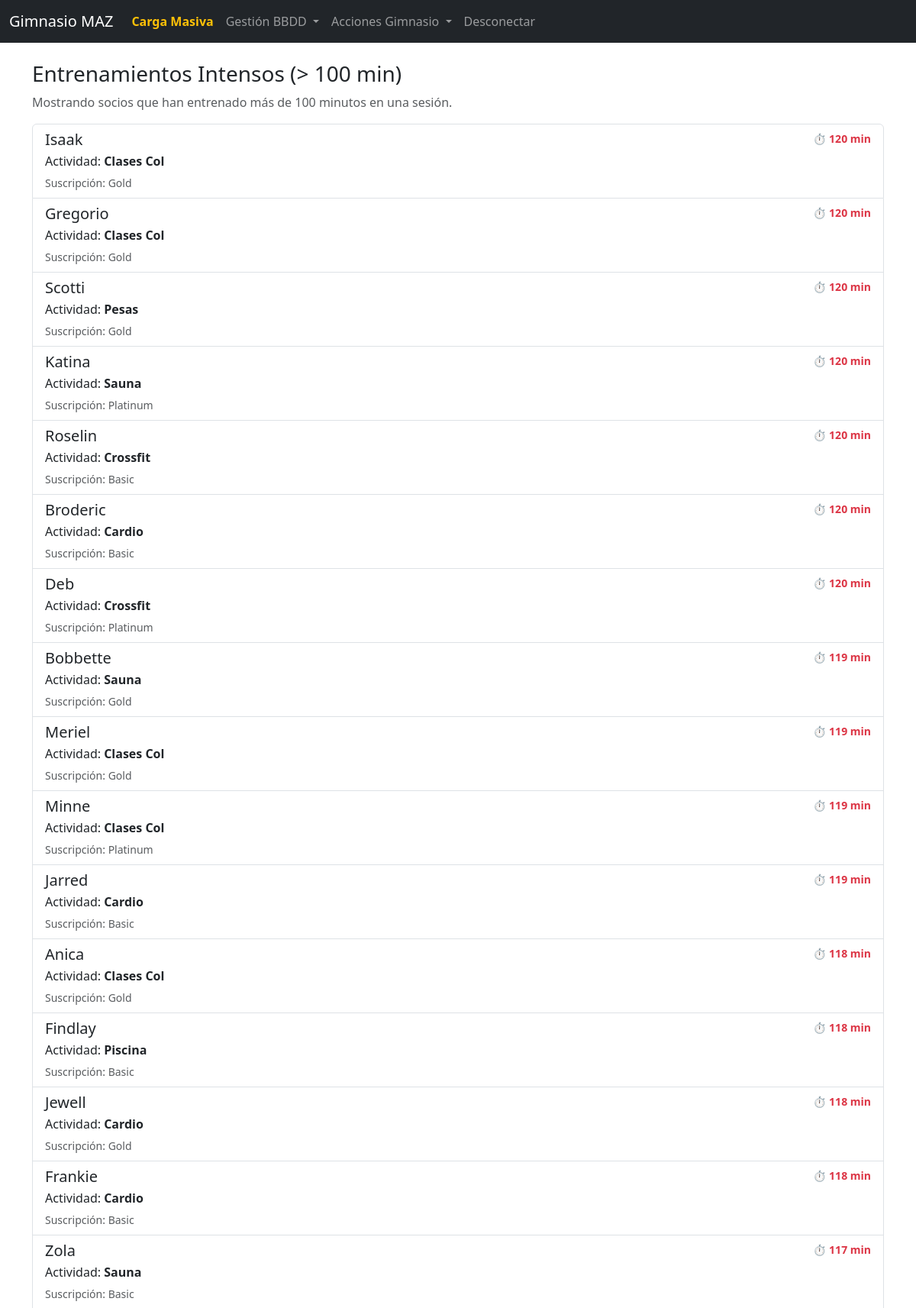
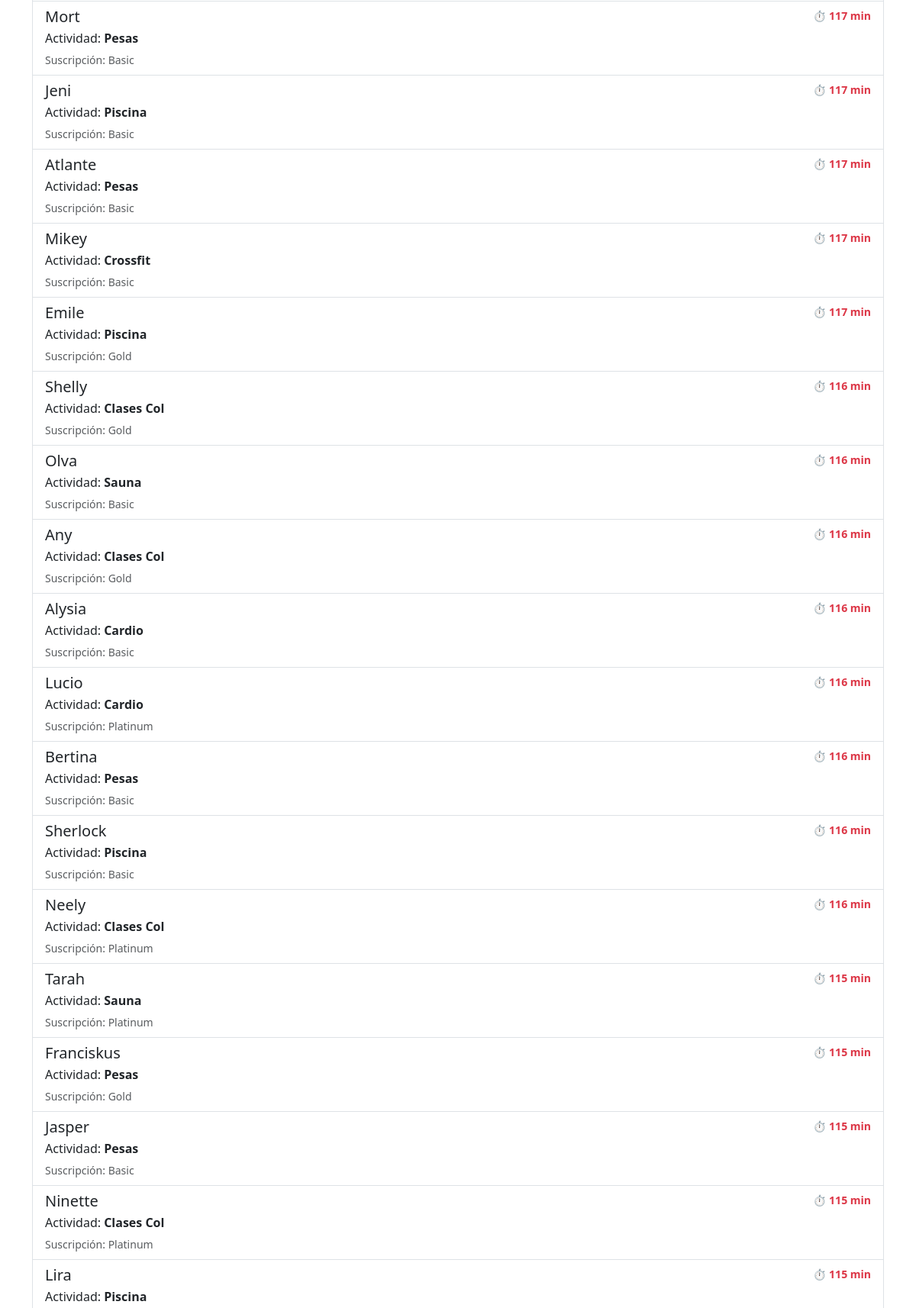
The app's page /data_select_where.php (signed in, upper part) with its own data (2 pictures, top to bottom).
### tables this page shows
create table datos (
	socio_id INT,
	nombre_socio VARCHAR(50),
	tipo_suscripcion VARCHAR(10),
	fecha_acceso DATE,
	hora_entrada VARCHAR(50),
	duracion_minutos INT,
	zona_actividad VARCHAR(10)
);

### data_select_where.php (the view, shortened to what this page needs)
<?php
include 'config_db.php';
$conn = mysqli_connect($servername, $username, $password, $dbname);
$sql = "SELECT socio_id, nombre_socio, tipo_suscripcion, duracion_minutos, zona_actividad
        FROM datos
        WHERE duracion_minutos > 100
        ORDER BY duracion_minutos DESC";
$result = mysqli_query($conn, $sql);
?>
<!DOCTYPE html>
<html>
<head>
    <link href="https://cdn.jsdelivr.net/npm/bootstrap@5.3.3/dist/css/bootstrap.min.css" rel="stylesheet">
</head>
<body>
<div class="container mt-4">
    <h3>Entrenamientos Intensos (> 100 min)</h3>
    <p class="text-muted">Mostrando socios que han entrenado más de 100 minutos en una sesión.</p>
    <?php
    if ($result && mysqli_num_rows($result) > 0) {
        echo "<div class='list-group'>";
        while ($row = mysqli_fetch_assoc($result)) {
            echo "<div class='list-group-item list-group-item-action'>";
            echo "<div class='d-flex w-100 justify-content-between'>";
            echo "<h5 class='mb-1'>" . $row["nombre_socio"] . "</h5>";
            echo "<small class='text-danger fw-bold'>⏱️ " . $row["duracion_minutos"] . " min</small>";
            echo "</div>";
            echo "<p class='mb-1'>Actividad: <strong>" . $row["zona_actividad"] . "</strong></p>";
            echo "<small class='text-muted'>Suscripción: " . $row["tipo_suscripcion"] . "</small>";
            echo "</div>";
        }
        echo "</div>";
    } else {
        echo "<div class='alert alert-warning'>No hay entrenamientos superiores a 100 minutos registrados o la tabla 'datos' está vacía.</div>";
    }
    ?>
</div>
</body>
</html>

### records on screen
datos: nombre_socio "Isaak", duracion_minutos "120", zona_actividad "Clases Col", tipo_suscripcion "Gold"
datos: nombre_socio "Gregorio", duracion_minutos "120", zona_actividad "Clases Col", tipo_suscripcion "Gold"
datos: nombre_socio "Scotti", duracion_minutos "120", zona_actividad "Pesas", tipo_suscripcion "Gold"
datos: nombre_socio "Katina", duracion_minutos "120", zona_actividad "Sauna", tipo_suscripcion "Platinum"
datos: nombre_socio "Roselin", duracion_minutos "120", zona_actividad "Crossfit", tipo_suscripcion "Basic"
datos: nombre_socio "Broderic", duracion_minutos "120", zona_actividad "Cardio", tipo_suscripcion "Basic"
datos: nombre_socio "Deb", duracion_minutos "120", zona_actividad "Crossfit", tipo_suscripcion "Platinum"
datos: nombre_socio "Bobbette", duracion_minutos "119", zona_actividad "Sauna", tipo_suscripcion "Gold"
datos: nombre_socio "Meriel", duracion_minutos "119", zona_actividad "Clases Col", tipo_suscripcion "Gold"
datos: nombre_socio "Minne", duracion_minutos "119", zona_actividad "Clases Col", tipo_suscripcion "Platinum"
datos: nombre_socio "Jarred", duracion_minutos "119", zona_actividad "Cardio", tipo_suscripcion "Basic"
datos: nombre_socio "Anica", duracion_minutos "118", zona_actividad "Clases Col", tipo_suscripcion "Gold"
datos: nombre_socio "Findlay", duracion_minutos "118", zona_actividad "Piscina", tipo_suscripcion "Basic"
datos: nombre_socio "Jewell", duracion_minutos "118", zona_actividad "Cardio", tipo_suscripcion "Gold"
datos: nombre_socio "Frankie", duracion_minutos "118", zona_actividad "Cardio", tipo_suscripcion "Basic"
datos: nombre_socio "Zola", duracion_minutos "117", zona_actividad "Sauna", tipo_suscripcion "Basic"
datos: nombre_socio "Mort", duracion_minutos "117", zona_actividad "Pesas", tipo_suscripcion "Basic"
datos: nombre_socio "Jeni", duracion_minutos "117", zona_actividad "Piscina", tipo_suscripcion "Basic"
datos: nombre_socio "Atlante", duracion_minutos "117", zona_actividad "Pesas", tipo_suscripcion "Basic"
datos: nombre_socio "Mikey", duracion_minutos "117", zona_actividad "Crossfit", tipo_suscripcion "Basic"
datos: nombre_socio "Emile", duracion_minutos "117", zona_actividad "Piscina", tipo_suscripcion "Gold"
datos: nombre_socio "Shelly", duracion_minutos "116", zona_actividad "Clases Col", tipo_suscripcion "Gold"
datos: nombre_socio "Olva", duracion_minutos "116", zona_actividad "Sauna", tipo_suscripcion "Basic"
datos: nombre_socio "Any", duracion_minutos "116", zona_actividad "Clases Col", tipo_suscripcion "Gold"
datos: nombre_socio "Alysia", duracion_minutos "116", zona_actividad "Cardio", tipo_suscripcion "Basic"
datos: nombre_socio "Lucio", duracion_minutos "116", zona_actividad "Cardio", tipo_suscripcion "Platinum"
datos: nombre_socio "Bertina", duracion_minutos "116", zona_actividad "Pesas", tipo_suscripcion "Basic"
datos: nombre_socio "Sherlock", duracion_minutos "116", zona_actividad "Piscina", tipo_suscripcion "Basic"
datos: nombre_socio "Neely", duracion_minutos "116", zona_actividad "Clases Col", tipo_suscripcion "Platinum"
datos: nombre_socio "Tarah", duracion_minutos "115", zona_actividad "Sauna", tipo_suscripcion "Platinum"
datos: nombre_socio "Franciskus", duracion_minutos "115", zona_actividad "Pesas", tipo_suscripcion "Gold"
datos: nombre_socio "Jasper", duracion_minutos "115", zona_actividad "Pesas", tipo_suscripcion "Basic"
datos: nombre_socio "Ninette", duracion_minutos "115", zona_actividad "Clases Col", tipo_suscripcion "Platinum"
datos: nombre_socio "Lira", duracion_minutos "115", zona_actividad "Piscina"
